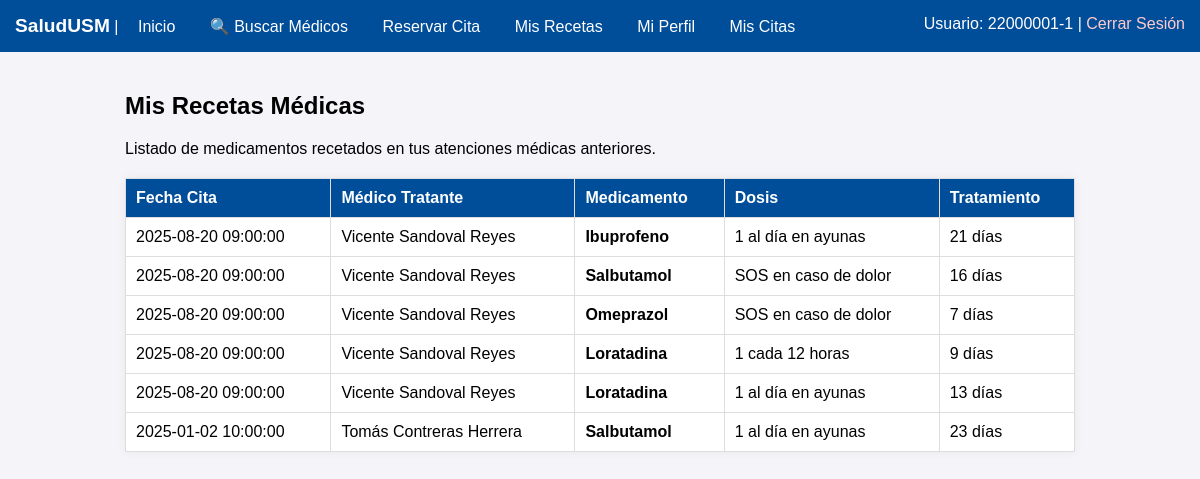
Page /Php/mis_recetas.php (signed in) on the committed database.
### tables this page shows
CREATE TABLE IF NOT EXISTS Recetas (
    id_recetas INT AUTO_INCREMENT PRIMARY KEY,
    id_atencion INT NOT NULL,
    medicamento VARCHAR(100) NOT NULL,
    dosis VARCHAR(100) NOT NULL,
    dias_tratamiento INT NOT NULL,
    CONSTRAINT FK_Recetas_Atenciones FOREIGN KEY (id_atencion) 
        REFERENCES Atenciones(id_atencion) ON DELETE CASCADE ON UPDATE CASCADE
);

CREATE TABLE IF NOT EXISTS Citas (
    id_cita INT AUTO_INCREMENT PRIMARY KEY,
    rut_pac VARCHAR(10) NOT NULL,
    rut_med VARCHAR(10) NOT NULL,
    id_cm INT NOT NULL,
    id_espec INT NOT NULL,
    id_estado INT NOT NULL,
    fecha_y_hora DATETIME NOT NULL,
    comentario VARCHAR(255) NULL,
    CONSTRAINT FK_Citas_Pacientes FOREIGN KEY (rut_pac) 
        REFERENCES Pacientes(rut_pac) ON UPDATE CASCADE,
    CONSTRAINT FK_Citas_Medicos FOREIGN KEY (rut_med) 
        REFERENCES Medicos(rut_med) ON UPDATE CASCADE,
    CONSTRAINT FK_Citas_CentrosMedicos FOREIGN KEY (id_cm) 
        REFERENCES Centros_medicos(id_cm) ON UPDATE CASCADE,
    CONSTRAINT FK_Citas_Especialidades FOREIGN KEY (id_espec) 
        REFERENCES Especialidades(id_espec) ON UPDATE CASCADE,
    CONSTRAINT FK_Citas_Estado FOREIGN KEY (id_estado) 
        REFERENCES Estado(id_estado) ON UPDATE CASCADE
);

CREATE TABLE IF NOT EXISTS Medicos (
    rut_med VARCHAR(10) PRIMARY KEY,
    Nombre_med VARCHAR(100) NOT NULL,
    Email VARCHAR(100) NOT NULL UNIQUE
);

### Php/mis_recetas.php (the view, shortened to what this page needs)
<?php
require 'conexion.php';
$rut_paciente = $_SESSION['rut'];
$sql = "SELECT r.medicamento, r.dosis, r.dias_tratamiento, a.motivo, c.fecha_y_hora, m.Nombre_med
        FROM Recetas r
        JOIN Atenciones a ON r.id_atencion = a.id_atencion
        JOIN Citas c ON a.id_cita = c.id_cita
        JOIN Medicos m ON c.rut_med = m.rut_med
        WHERE c.rut_pac = ?
        ORDER BY c.fecha_y_hora DESC";
$stmt = $pdo->prepare($sql);
$stmt->execute([$rut_paciente]);
$recetas = $stmt->fetchAll(PDO::FETCH_ASSOC);
?>
<!DOCTYPE html>
<html>
<head>
</head>
<body>
    <?php include 'navbar.php'; ?>
    <div class="container">
        <h2>Mis Recetas Médicas</h2>
        <p>Listado de medicamentos recetados en tus atenciones médicas anteriores.</p>
        <table>
            <tr>
                <th>Fecha Cita</th>
                <th>Médico Tratante</th>
                <th>Medicamento</th>
                <th>Dosis</th>
                <th>Tratamiento</th>
            </tr>
            <?php if (count($recetas) > 0): ?>
                <?php foreach($recetas as $rec): ?>
                <tr>
                    <td><?php echo $rec['fecha_y_hora']; ?></td>
                    <td><?php echo $rec['Nombre_med']; ?></td>
                    <td><strong><?php echo $rec['medicamento']; ?></strong></td>
                    <td><?php echo $rec['dosis']; ?></td>
                    <td><?php echo $rec['dias_tratamiento']; ?> días</td>
                </tr>
                <?php endforeach; ?>
            <?php else: ?>
                <tr><td colspan="5">No tienes recetas médicas registradas actualmente.</td></tr>
            <?php endif; ?>
        </table>
    </div>
</body>
</html>

### Php/mis_recetas.php (style rules this page uses)
body { font-family: Arial, sans-serif; margin: 0; background: #f4f4f9; }
.container { padding: 20px; max-width: 950px; margin: auto; }
table { width: 100%; border-collapse: collapse; background: white; margin-top: 20px; box-shadow: 0 0 10px rgba(0,0,0,0.05); }
th, td { border: 1px solid #ddd; padding: 10px; text-align: left; }
th { background-color: #004d99; color: white; }

### rows in the picture
recetas: citas.fecha_y_hora "2025-08-20 09:00:00", medicos.Nombre_med "Vicente Sandoval Reyes", medicamento "Ibuprofeno", dosis "1 al día en ayunas", dias_tratamiento "21"
recetas: citas.fecha_y_hora "2025-08-20 09:00:00", medicos.Nombre_med "Vicente Sandoval Reyes", medicamento "Salbutamol", dosis "SOS en caso de dolor", dias_tratamiento "16"
recetas: citas.fecha_y_hora "2025-08-20 09:00:00", medicos.Nombre_med "Vicente Sandoval Reyes", medicamento "Omeprazol", dosis "SOS en caso de dolor", dias_tratamiento "7"
recetas: citas.fecha_y_hora "2025-08-20 09:00:00", medicos.Nombre_med "Vicente Sandoval Reyes", medicamento "Loratadina", dosis "1 cada 12 horas", dias_tratamiento "9"
recetas: citas.fecha_y_hora "2025-08-20 09:00:00", medicos.Nombre_med "Vicente Sandoval Reyes", medicamento "Loratadina", dosis "1 al día en ayunas", dias_tratamiento "13"
recetas: citas.fecha_y_hora "2025-01-02 10:00:00", medicos.Nombre_med "Tomás Contreras Herrera", medicamento "Salbutamol", dosis "1 al día en ayunas", dias_tratamiento "23"

### other values in the picture
$_SESSION['rut'] "22000001-1"
